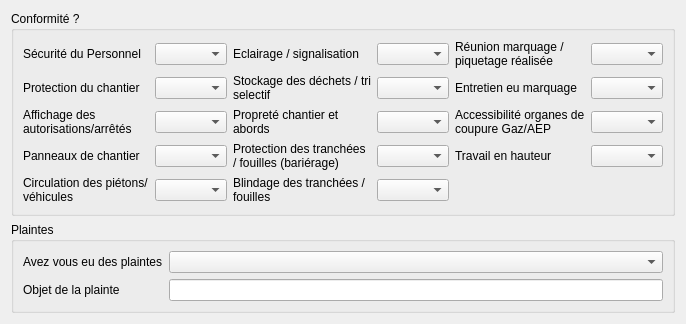
                 <widget class="QWidget" name="tab_21">
                  <attribute name="title">
                   <string>Securité...</string>
                  </attribute>
                  <layout class="QVBoxLayout" name="verticalLayout_26">
                   <item>
                    <widget class="QGroupBox" name="groupBox_6">
                     <property name="title">
                      <string>Conformité ?</string>
                     </property>
                     <layout class="QGridLayout" name="gridLayout_20">
                      <item row="4" column="2">
                       <widget class="QLabel" name="label_42">
                        <property name="text">
                         <string>Blindage des tranchées / fouilles</string>
                        </property>
                        <property name="wordWrap">
                         <bool>true</bool>
                        </property>
                       </widget>
                      </item>
                      <item row="3" column="2">
                       <widget class="QLabel" name="label_41">
                        <property name="text">
                         <string>Protection des tranchées / fouilles (bariérage)</string>
                        </property>
                        <property name="wordWrap">
                         <bool>true</bool>
                        </property>
                       </widget>
                      </item>
                      <item row="4" column="3">
                       <widget class="QComboBox" name="comboBox_sec_blindage"/>
                      </item>
                      <item row="3" column="3">
                       <widget class="QComboBox" name="comboBox_sec_protectiontranchee"/>
                      </item>
                      <item row="2" column="2">
                       <widget class="QLabel" name="label_40">
                        <property name="text">
                         <string>Propreté chantier et abords</string>
                        </property>
                        <property name="wordWrap">
                         <bool>true</bool>
                        </property>
                       </widget>
                      </item>
                      <item row="0" column="2">
                       <widget class="QLabel" name="label_38">
                        <property name="text">
                         <string>Eclairage / signalisation</string>
                        </property>
                        <property name="wordWrap">
                         <bool>true</bool>
                        </property>
                       </widget>
                      </item>
                      <item row="1" column="2">
                       <widget class="QLabel" name="label_39">
                        <property name="text">
                         <string>Stockage des déchets / tri selectif</string>
                        </property>
                        <property name="wordWrap">
                         <bool>true</bool>
                        </property>
                       </widget>
                      </item>
                      <item row="0" column="3">
                       <widget class="QComboBox" name="comboBox_sec_eclairage"/>
                      </item>
                      <item row="4" column="0">
                       <widget class="QLabel" name="label_37">
                        <property name="text">
                         <string>Circulation des piétons/véhicules</string>
                        </property>
                        <property name="wordWrap">
                         <bool>true</bool>
                        </property>
                       </widget>
                      </item>
                      <item row="0" column="1">
                       <widget class="QComboBox" name="comboBox_sec_personnel"/>
                      </item>
                      <item row="0" column="4">
                       <widget class="QLabel" name="label_43">
                        <property name="text">
                         <string>Réunion marquage / piquetage réalisée</string>
                        </property>
                        <property name="wordWrap">
                         <bool>true</bool>
                        </property>
                       </widget>
                      </item>
                      <item row="2" column="0">
                       <widget class="QLabel" name="label_35">
                        <property name="text">
                         <string>Affichage des autorisations/arrêtés</string>
                        </property>
                        <property name="wordWrap">
                         <bool>true</bool>
                        </property>
                       </widget>
                      </item>
                      <item row="3" column="0">
                       <widget class="QLabel" name="label_36">
                        <property name="text">
                         <string>Panneaux de chantier</string>
                        </property>
                        <property name="wordWrap">
                         <bool>true</bool>
                        </property>
                       </widget>
                      </item>
                      <item row="1" column="3">
                       <widget class="QComboBox" name="comboBox_sec_stockagedechet"/>
                      </item>
                      <item row="0" column="0">
                       <widget class="QLabel" name="label_33">
                        <property name="text">
                         <string>Sécurité du Personnel</string>
                        </property>
                        <property name="wordWrap">
                         <bool>true</bool>
                        </property>
                       </widget>
                      </item>
                      <item row="1" column="0">
                       <widget class="QLabel" name="label_34">
                        <property name="text">
                         <string>Protection du chantier</string>
                        </property>
                        <property name="wordWrap">
                         <bool>true</bool>
                        </property>
                       </widget>
                      </item>
                      <item row="2" column="3">
                       <widget class="QComboBox" name="comboBox_sec_proprete"/>
                      </item>
                      <item row="4" column="1">
                       <widget class="QComboBox" name="comboBox_sec_circul"/>
                      </item>
                      <item row="1" column="1">
                       <widget class="QComboBox" name="comboBox_sec_protection"/>
                      </item>
                      <item row="3" column="1">
                       <widget class="QComboBox" name="comboBox_sec_panneauxchant"/>
                      </item>
                      <item row="2" column="1">
                       <widget class="QComboBox" name="comboBox_sec_afficharrete"/>
                      </item>
                      <item row="0" column="5">
                       <widget class="QComboBox" name="comboBox_sec_reunionmarquage"/>
                      </item>
                      <item row="1" column="4">
                       <widget class="QLabel" name="label_44">
                        <property name="text">
                         <string>Entretien eu marquage</string>
                        </property>
                        <property name="wordWrap">
                         <bool>true</bool>
                        </property>
                       </widget>
                      </item>
                      <item row="1" column="5">
                       <widget class="QComboBox" name="comboBox_sec_entretienmarquage"/>
                      </item>
                      <item row="2" column="4">
                       <widget class="QLabel" name="label_45">
                        <property name="text">
                         <string>Accessibilité organes de coupure Gaz/AEP</string>
                        </property>
                        <property name="wordWrap">
                         <bool>true</bool>
                        </property>
                       </widget>
                      </item>
                      <item row="2" column="5">
                       <widget class="QComboBox" name="comboBox_sec_accesscoupure"/>
                      </item>
                      <item row="3" column="4">
                       <widget class="QLabel" name="label_46">
                        <property name="text">
                         <string>Travail en hauteur</string>
                        </property>
                        <property name="wordWrap">
                         <bool>true</bool>
                        </property>
                       </widget>
                      </item>
                      <item row="3" column="5">
                       <widget class="QComboBox" name="comboBox_sec_travailhauteur"/>
                      </item>
                     </layout>
                    </widget>
                   </item>
                   <item>
                    <widget class="QGroupBox" name="groupBox_7">
                     <property name="title">
                      <string>Plaintes</string>
                     </property>
                     <layout class="QGridLayout" name="gridLayout_21">
                      <item row="0" column="0">
                       <widget class="QLabel" name="label_47">
                        <property name="text">
                         <string>Avez vous eu des plaintes</string>
                        </property>
                       </widget>
                      </item>
                      <item row="0" column="1">
                       <widget class="QComboBox" name="comboBox_sec_plaintes"/>
                      </item>
                      <item row="1" column="0">
                       <widget class="QLabel" name="label_48">
                        <property name="text">
                         <string>Objet de la plainte</string>
                        </property>
                       </widget>
                      </item>
                      <item row="1" column="1">
                       <widget class="QLineEdit" name="lineEdit_sec_plaintes_com"/>
                      </item>
                     </layout>
                    </widget>
                   </item>
                  </layout>
                 </widget>
